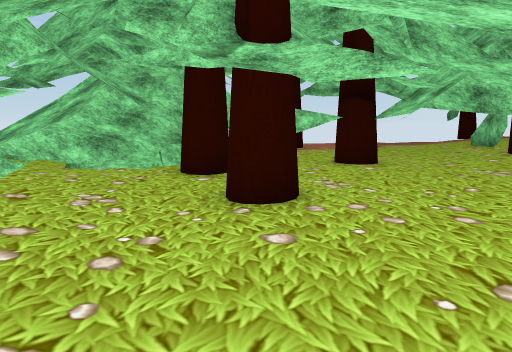
View 1 (above)

24 first-person views from a walk through a Unity game level. The camera is 1.2 m above the floor, tilts 8° down and sees 70° across. The floor is counted in squares, 1 m on a side. Each view is taken from the middle of a square. On the plan, view 1 faces up. The plan holds only what a view shows up to about 15 squares ahead; the rest is blank. The place goes on beyond the plan. The player character is not drawn. Some surface patterns are stand-ins.

View 2
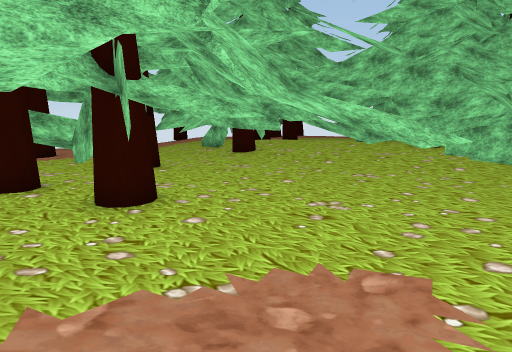

View 3
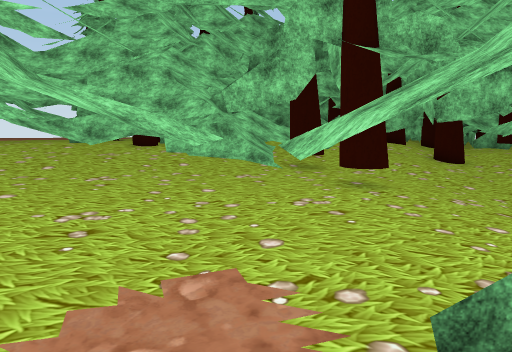

View 4
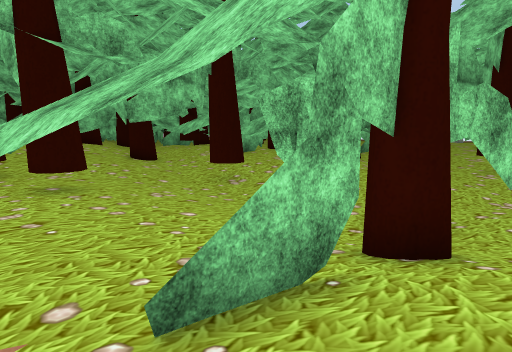

View 5
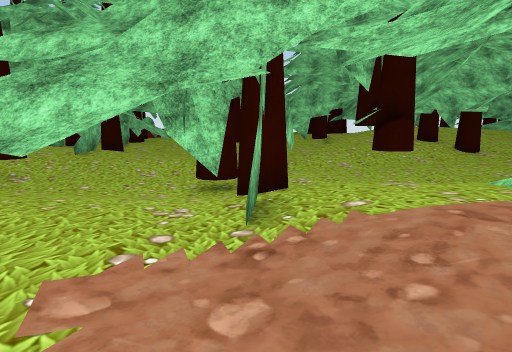

View 6
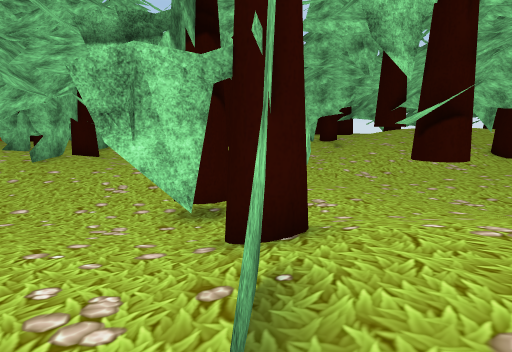

View 7
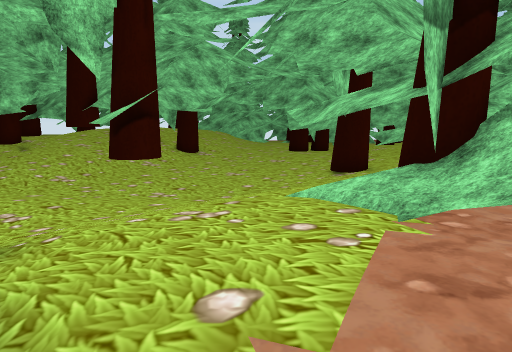

View 8
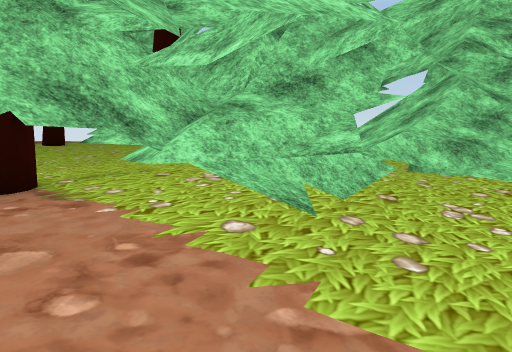

View 9
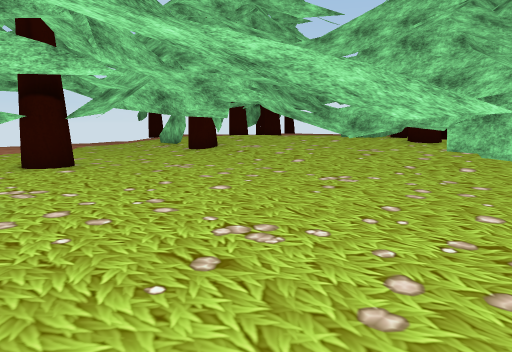

View 10
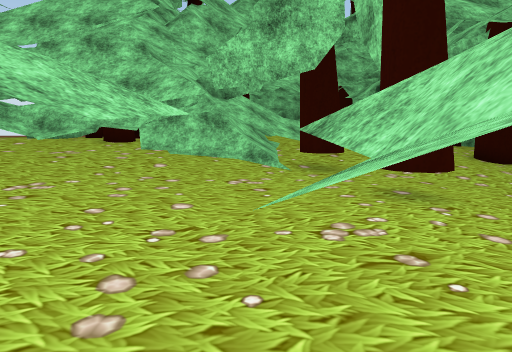

View 11
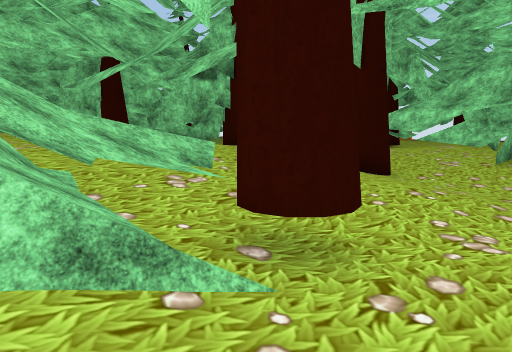

View 12
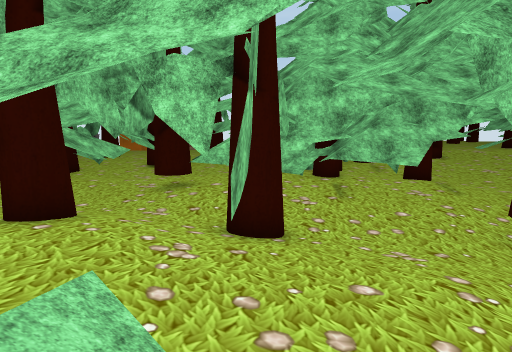

View 13
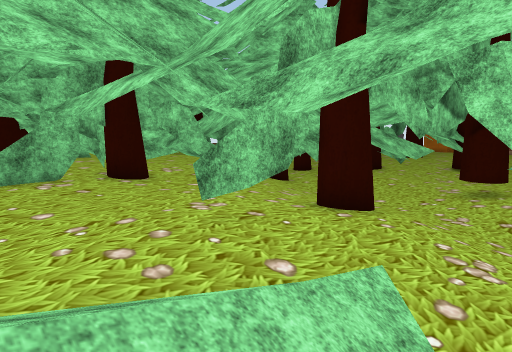

View 14
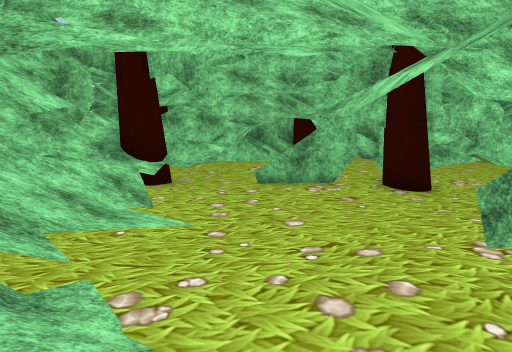

View 15
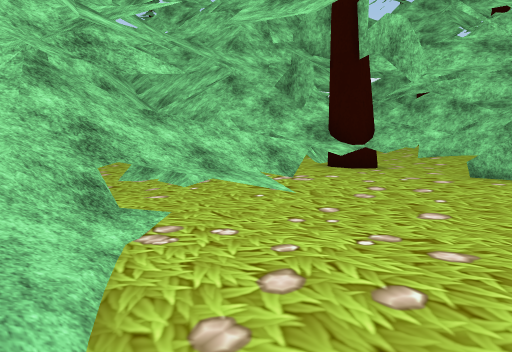

View 16
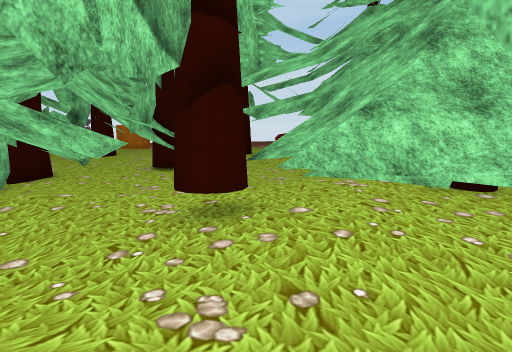

View 17
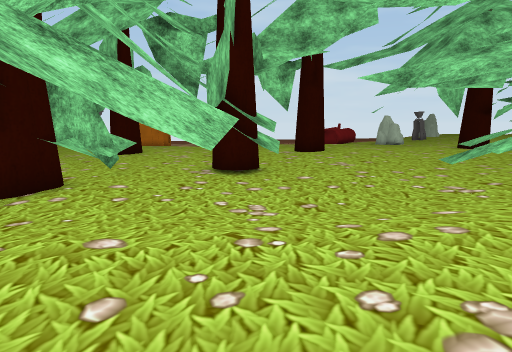

View 18
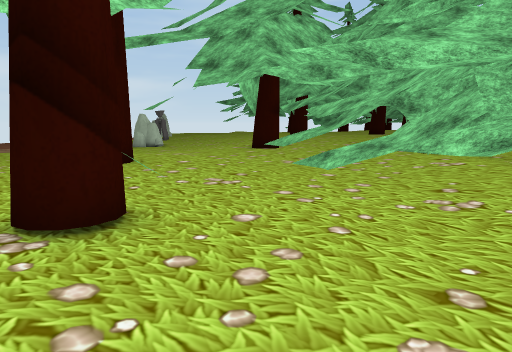

View 19
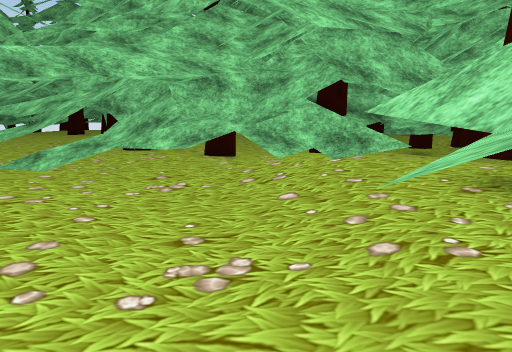

View 20
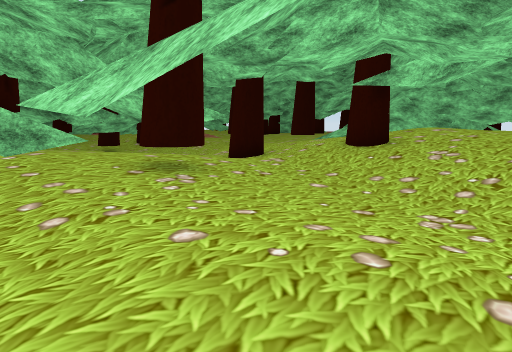

View 21
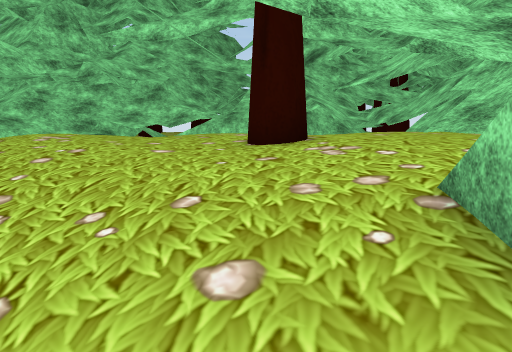

View 22
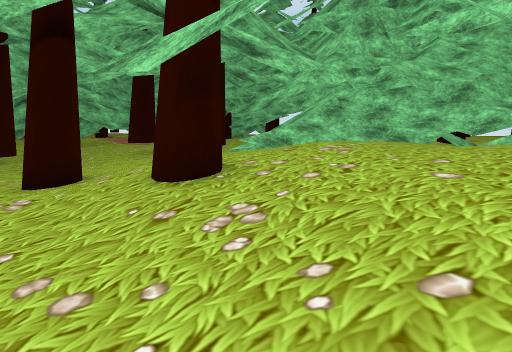

View 23
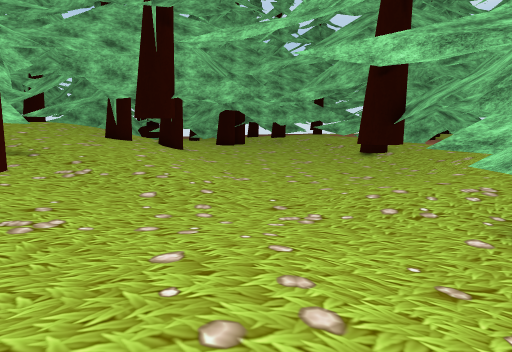

View 24
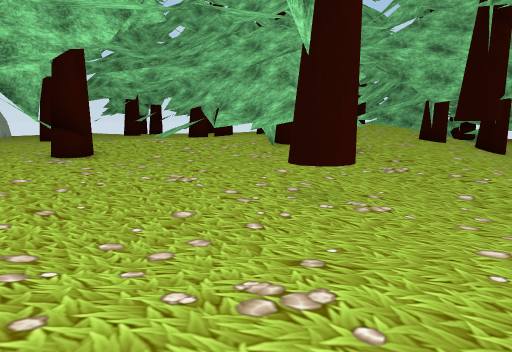

### Floor plan
Key: @ floor where view 1 was taken; # wall or solid block; x gap in a wall; . main floor; : floor 0.25 m higher than the main floor; - floor 0.25 m lower than the main floor; + floor 0.5 m higher than the main floor; _ floor 0.5 m lower than the main floor; * floor 0.75 m higher than the main floor; < floor 0.75 m lower than the main floor; % floor 1 m higher than the main floor; & floor 1.25 m higher than the main floor; / step, stairs or slope; O other object.
Columns run from 11 left of view 1 to 26 right of it. Each row starts with its distance up from view 1.
  9       OOOOOOO  O  OOOO             OO
  8       OOO ##: :O   OOOO           OOO
  7        OOO.#:::OOO::OO
  6       OO:..OOO.OO ::OOOO      OOOO
  5       OO:..OOO..O.:::+OO    OOOOOO#O
  4    OOO  :.O.O......O:+OO    OOOOOO  O
  3      O OO.... O....O :OOOOOOOOOOOOOOO
  2       OOO...O OO...O   OOO OOOOO  OOO
  1       OOOO..OOO......OOOO  OOOO/*/OOOO
  0         : .@ ......... OOO OOO&/*// OO
 -1    OOOO ::.OOOO....../.:%OOO*/*****OOO
 -2      O  O:O.  O......OO://O******** OO
 -3    O O::::#..  ..O.....////***O***OOOO
 -4  O OOOO ..#-O- -----..////+OO**OO*# OO
 -5  --OOOOOO/O#_/-///---/::O++*O***O##OOO
 -6 -//_/OOO-#/______////..:O:++OO***#*OOO
 -7 _____ OO-__<  <<____-///#//+OO +*#*OOO
 -8 ____<OOO-_OOO ____O_----O#//OO     O
 -9 _____ O -__OOO____O-----O../:OO:/OOOOO
-10 __________________----.........O//OOO
-11 _____________//--/-....OOO...---//O O
-12 ____________------.OOOOOOO:..-----O
-13  _____//-___-----.OOOO#OOOOO..O---
-14 --/ --/--____---- OOOO#OOO:..OO .-
-15 / //OO/.-_------- O OOOOOO:...O
-16 #.//:O./---O-----OO    OO/...OOOO
-17  ::/:::.O---- ---    OOOOO.-------
-18 OOO+::OOOOO.-  --      OOO----O--
-19  OO +:O OOO..        OOOO.----O-/
-20   OO+: OOOO...    O OOOOO---/OO..
-21   OO  ##OO.... O  O OOOO.....OO..O
-22        OOO::.. O    OOO .....OOOO
-23        OOO//:#OO   OOOO/... ..OO
-24                    OOO  ... ....OOO
-25                   OOO+.....x..... O--
-26                   OOO/.....O      O--

Where each view was taken, in squares from view 1:
view 1: 0 up, 0 right, facing up
view 2: 1 down, 3 left, facing up-right
view 3: 0 up, 3 left, facing right
view 4: 0 up, 3 left, facing down-right
view 5: 3 up, 1 left, facing down
view 6: 0 up, 1 left, facing down
view 7: 0 up, 1 left, facing down-left
view 8: 0 up, 1 left, facing up-left
view 9: 0 up, 0 right, facing up-right
view 10: 0 up, 0 right, facing right
view 11: 1 up, 8 right, facing down-right
view 12: 1 down, 13 right, facing down
view 13: 1 down, 13 right, facing down-right
view 14: 2 down, 14 right, facing right
view 15: 4 down, 15 right, facing up-right
view 16: 7 down, 15 right, facing down
view 17: 12 down, 18 right, facing down
view 18: 17 down, 20 right, facing down-left
view 19: 17 down, 21 right, facing left
view 20: 17 down, 22 right, facing up-left
view 21: 12 down, 22 right, facing up
view 22: 11 down, 22 right, facing up-left
view 23: 12 down, 5 right, facing left
view 24: 12 down, 6 right, facing down-left
